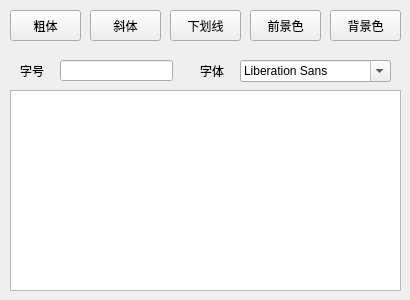
<?xml version="1.0" encoding="UTF-8"?>
<ui version="4.0">
 <class>Widget</class>
 <widget class="QWidget" name="Widget">
  <property name="enabled">
   <bool>true</bool>
  </property>
  <property name="geometry">
   <rect>
    <x>0</x>
    <y>0</y>
    <width>410</width>
    <height>300</height>
   </rect>
  </property>
  <property name="windowTitle">
   <string>Widget</string>
  </property>
  <widget class="QPushButton" name="pushButtonBold">
   <property name="geometry">
    <rect>
     <x>10</x>
     <y>10</y>
     <width>71</width>
     <height>31</height>
    </rect>
   </property>
   <property name="text">
    <string>粗体</string>
   </property>
  </widget>
  <widget class="QPushButton" name="pushButtonItalic">
   <property name="geometry">
    <rect>
     <x>90</x>
     <y>10</y>
     <width>71</width>
     <height>31</height>
    </rect>
   </property>
   <property name="text">
    <string>斜体</string>
   </property>
  </widget>
  <widget class="QPushButton" name="pushButtonBGColor">
   <property name="geometry">
    <rect>
     <x>330</x>
     <y>10</y>
     <width>71</width>
     <height>31</height>
    </rect>
   </property>
   <property name="text">
    <string>背景色</string>
   </property>
  </widget>
  <widget class="QPushButton" name="pushButtonColor">
   <property name="geometry">
    <rect>
     <x>250</x>
     <y>10</y>
     <width>71</width>
     <height>31</height>
    </rect>
   </property>
   <property name="text">
    <string>前景色</string>
   </property>
  </widget>
  <widget class="QPushButton" name="pushButtonUnderline">
   <property name="geometry">
    <rect>
     <x>170</x>
     <y>10</y>
     <width>71</width>
     <height>31</height>
    </rect>
   </property>
   <property name="text">
    <string>下划线</string>
   </property>
  </widget>
  <widget class="QLabel" name="label">
   <property name="geometry">
    <rect>
     <x>20</x>
     <y>60</y>
     <width>31</width>
     <height>21</height>
    </rect>
   </property>
   <property name="text">
    <string>字号</string>
   </property>
  </widget>
  <widget class="QLineEdit" name="lineEditFontSIze">
   <property name="geometry">
    <rect>
     <x>60</x>
     <y>60</y>
     <width>113</width>
     <height>21</height>
    </rect>
   </property>
  </widget>
  <widget class="QLabel" name="label_2">
   <property name="geometry">
    <rect>
     <x>200</x>
     <y>60</y>
     <width>31</width>
     <height>21</height>
    </rect>
   </property>
   <property name="text">
    <string>字体</string>
   </property>
  </widget>
  <widget class="QFontComboBox" name="fontComboBox">
   <property name="geometry">
    <rect>
     <x>240</x>
     <y>60</y>
     <width>151</width>
     <height>22</height>
    </rect>
   </property>
  </widget>
  <widget class="QTextEdit" name="textEdit">
   <property name="geometry">
    <rect>
     <x>10</x>
     <y>90</y>
     <width>391</width>
     <height>201</height>
    </rect>
   </property>
  </widget>
 </widget>
 <layoutdefault spacing="6" margin="11"/>
 <resources/>
 <connections/>
</ui>
